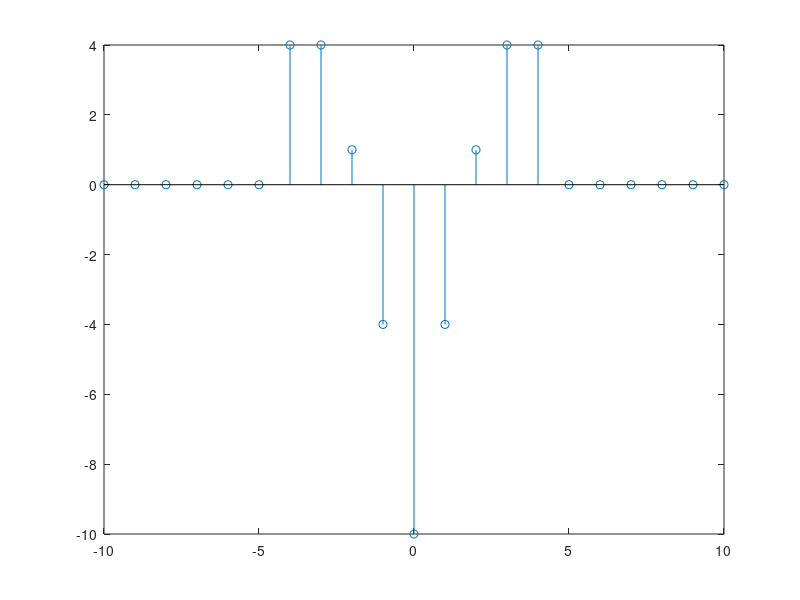

MATLAB code for this plot:
x = -10 : 10;
y = 0;

for k = -2 : 2
    n = k.*(k <= 2 && k >= -2);
    nshiftk = circshift(x, k);
    nk = k.*(nshiftk >= -2 & nshiftk <= 2);
    y = y + nshiftk.*nk;
end

stem(x, y);